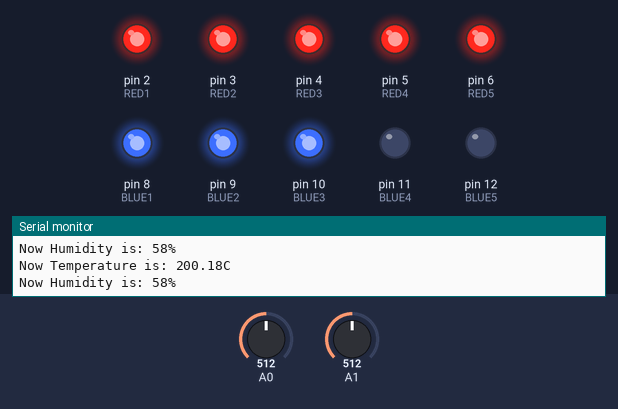
The sketch below on a simulated Arduino Uno, built with avr-gcc and run on an emulated ATmega328P. On the bench: output pins drawn as LEDs (lit = HIGH), the last lines printed to the serial monitor. The inputs (shaded band) are chosen by the test bench; at power-on: A0 = 512, A1 = 512.

Above: at 2.4 s.
2.5 s: A0 set to 553
At 4.7 s:
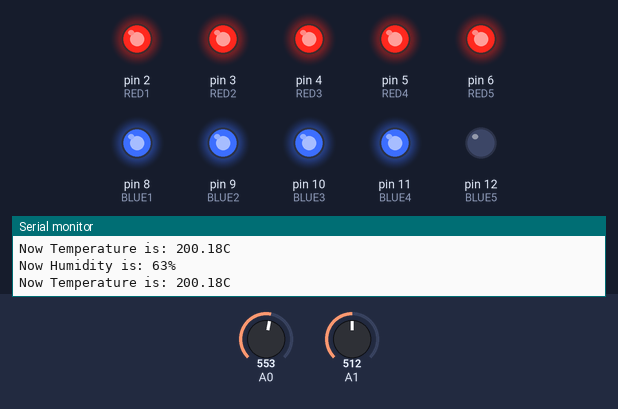
5.5 s: A1 set to 278
7.7 s: A1 set to 247
At 10.3 s:
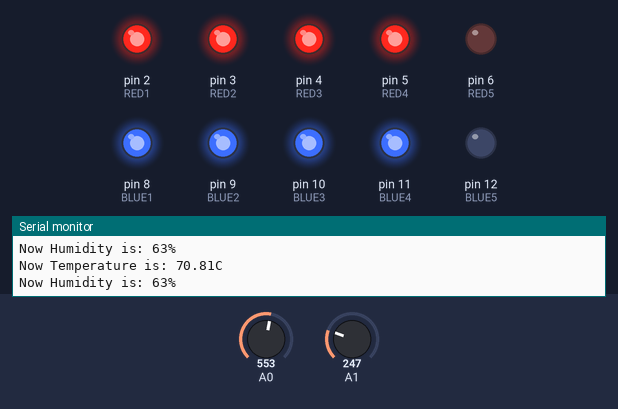
11.1 s: A0 set to 695
13.3 s: A0 set to 724
At 15.9 s:
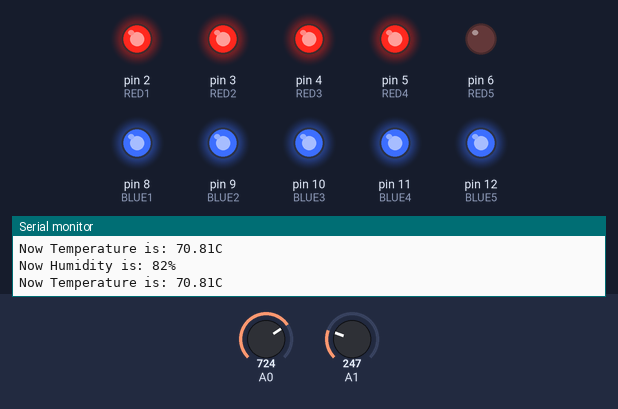
16.7 s: A1 set to 306
At 19.0 s:
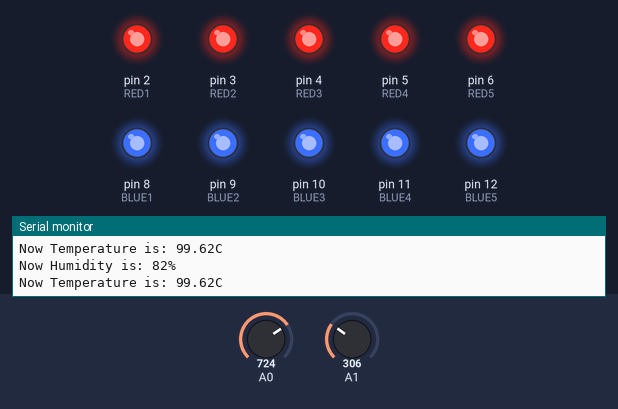
Timing chart, 0 to 20.1 s (numbered marks = the images above; inputs shaded):
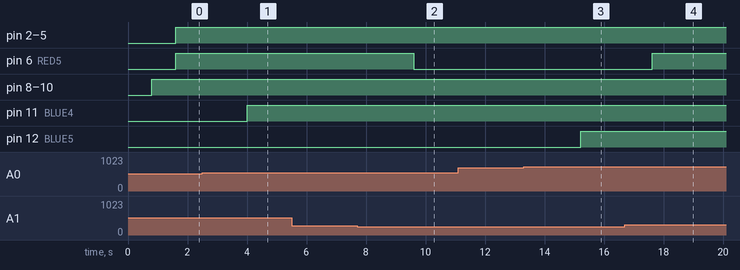

Measured:
- the behaviour switches between 534 and 535 on A0 (found by bisection; images 0 and 1)
- the behaviour switches between 266 and 265 on A1 (found by bisection; images 1 and 2)
- the behaviour switches between 709 and 710 on A0 (found by bisection; images 2 and 3)
- after the input at 2.5 s, pin 11 (BLUE4): LOW → HIGH after 1.5 s
- after the input at 7.7 s, pin 6 (RED5): HIGH → LOW after 1.9 s
- after the input at 13.3 s, pin 12 (BLUE5): LOW → HIGH after 1.9 s
- after the input at 16.7 s, pin 6 (RED5): LOW → HIGH after 0.91 s

The sketch:

temperature-and-soil-sensors.ino
```cpp
// RED LEDS
#define RED1 2
#define RED2 3
#define RED3 4
#define RED4 5
#define RED5 6

// BLUE LEDS
#define BLUE1 8
#define BLUE2 9
#define BLUE3 10
#define BLUE4 11
#define BLUE5 12

// Ranges
#define RANGE1 20
#define RANGE2 40
#define RANGE3 60
#define RANGE4 80
#define RANGE5 100
//
#define MAX_ANALOG 876
#define DEFAULT 0
#define MAX_PERCENTAGE 100
#define MAX_ANALOG1 358
#define LOW_ANALOG1 20
#define MAX_DEGREE 125
#define LOW_DEGREE -40
// Delay
#define TIME 800
// 2 Objects
float temp;
int humidity;
float analog_value;
float analog_value1;
void setup(){

  Serial.begin(9600);

  for (int red = 2; red <=6; red++) {
  	pinMode(red, OUTPUT);
  }

  for (int blue = 8; blue <=12; blue++) {
  	pinMode(blue, OUTPUT);
  }

}

float map(float x, float in_min, float in_max, float out_min, float out_max) {
  return (x - in_min) * (out_max - out_min) / (in_max - in_min) + out_min;
}

void loop()
{
  // Process Of Checking Humidity

  analog_value = analogRead(A0);
  humidity = map(analog_value, DEFAULT, MAX_ANALOG, DEFAULT, MAX_PERCENTAGE);


  Serial.print("Now Humidity is: ");
  Serial.print(humidity);
  Serial.println("%");
  delay(TIME);
  if (humidity <= RANGE1) {
    digitalWrite(BLUE1, HIGH);
    digitalWrite(BLUE2, LOW);
    digitalWrite(BLUE3, LOW);
    digitalWrite(BLUE4, LOW);
    digitalWrite(BLUE5, LOW);
  }

  if (humidity > RANGE2 && humidity <= RANGE3) {
    digitalWrite(BLUE1, HIGH);
    digitalWrite(BLUE2, HIGH);
    digitalWrite(BLUE3, HIGH);
    digitalWrite(BLUE4, LOW);
    digitalWrite(BLUE5, LOW);
  }
  if (humidity > RANGE3 && humidity <= RANGE4) {
    digitalWrite(BLUE1, HIGH);
    digitalWrite(BLUE2, HIGH);
    digitalWrite(BLUE3, HIGH);
    digitalWrite(BLUE4, HIGH);
    digitalWrite(BLUE5, LOW);
  }
  if (humidity > RANGE4 && humidity <= RANGE5) {
    digitalWrite(BLUE1, HIGH);
    digitalWrite(BLUE2, HIGH);
    digitalWrite(BLUE3, HIGH);
    digitalWrite(BLUE4, HIGH);
    digitalWrite(BLUE5, HIGH);
  }

  // Process Of Checking Temperature

  analog_value1 = analogRead(A1);
  temp = map(analog_value1, LOW_ANALOG1, MAX_ANALOG1, LOW_DEGREE, MAX_DEGREE);

  Serial.print("Now Temperature is: ");
  Serial.print(temp);
  Serial.println("C");
  delay(TIME);
  if (temp <= RANGE1) {
    digitalWrite(RED1, HIGH);
    digitalWrite(RED2, LOW);
    digitalWrite(RED3, LOW);
    digitalWrite(RED4, LOW);
    digitalWrite(RED5, LOW);
  }
  if (temp > RANGE1 && humidity <= RANGE2) {
    digitalWrite(RED1, HIGH);
    digitalWrite(RED2, HIGH);
    digitalWrite(RED3, LOW);
    digitalWrite(RED4, LOW);
    digitalWrite(RED5, LOW);
  }
  if (temp > RANGE2 && humidity <= RANGE3) {
    digitalWrite(RED1, HIGH);
    digitalWrite(RED2, HIGH);
    digitalWrite(RED3, HIGH);
    digitalWrite(RED4, LOW);
    digitalWrite(RED5, LOW);
  }
  if (temp > RANGE3 && humidity <= RANGE4) {
    digitalWrite(RED1, HIGH);
    digitalWrite(RED2, HIGH);
    digitalWrite(RED3, HIGH);
    digitalWrite(RED4, HIGH);
    digitalWrite(RED5, LOW);
  }
  if (temp > RANGE4 && humidity <= RANGE5) {
    digitalWrite(RED1, HIGH);
    digitalWrite(RED2, HIGH);
    digitalWrite(RED3, HIGH);
    digitalWrite(RED4, HIGH);
    digitalWrite(RED5, HIGH);
  }

}
```
